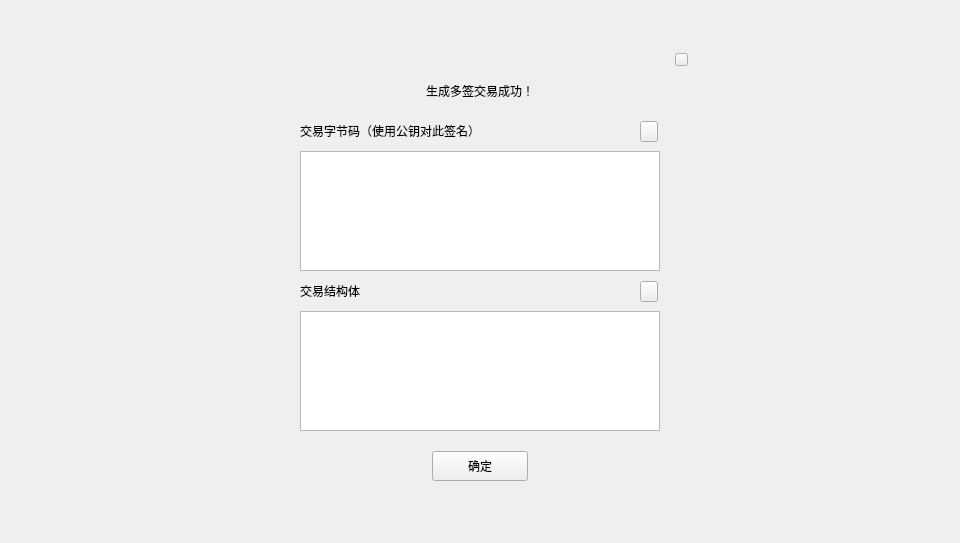
<?xml version="1.0" encoding="UTF-8"?>
<ui version="4.0">
 <class>MultiSigTrxResultDialog</class>
 <widget class="QDialog" name="MultiSigTrxResultDialog">
  <property name="geometry">
   <rect>
    <x>0</x>
    <y>0</y>
    <width>960</width>
    <height>543</height>
   </rect>
  </property>
  <property name="windowTitle">
   <string>Dialog</string>
  </property>
  <widget class="QWidget" name="widget" native="true">
   <property name="geometry">
    <rect>
     <x>0</x>
     <y>0</y>
     <width>960</width>
     <height>543</height>
    </rect>
   </property>
   <property name="WidgetStyle" stdset="0">
    <string>dialogBg</string>
   </property>
   <widget class="QWidget" name="containerWidget" native="true">
    <property name="geometry">
     <rect>
      <x>260</x>
      <y>41</y>
      <width>440</width>
      <height>460</height>
     </rect>
    </property>
    <property name="font">
     <font>
      <family>Microsoft YaHei UI Light</family>
     </font>
    </property>
    <property name="WidgetStyle" stdset="0">
     <string>container</string>
    </property>
    <widget class="QToolButton" name="okBtn">
     <property name="geometry">
      <rect>
       <x>172</x>
       <y>410</y>
       <width>96</width>
       <height>30</height>
      </rect>
     </property>
     <property name="font">
      <font>
       <family>Microsoft YaHei UI Light</family>
      </font>
     </property>
     <property name="cursor">
      <cursorShape>PointingHandCursor</cursorShape>
     </property>
     <property name="focusPolicy">
      <enum>Qt::NoFocus</enum>
     </property>
     <property name="styleSheet">
      <string notr="true"/>
     </property>
     <property name="text">
      <string>确定</string>
     </property>
     <property name="BtnStyle" stdset="0">
      <string>ok</string>
     </property>
    </widget>
    <widget class="QToolButton" name="closeBtn">
     <property name="geometry">
      <rect>
       <x>415</x>
       <y>12</y>
       <width>13</width>
       <height>13</height>
      </rect>
     </property>
     <property name="cursor">
      <cursorShape>PointingHandCursor</cursorShape>
     </property>
     <property name="focusPolicy">
      <enum>Qt::NoFocus</enum>
     </property>
     <property name="styleSheet">
      <string notr="true"/>
     </property>
     <property name="text">
      <string/>
     </property>
     <property name="BtnStyle" stdset="0">
      <string>closeDialog</string>
     </property>
    </widget>
    <widget class="QLabel" name="infoLabel">
     <property name="geometry">
      <rect>
       <x>100</x>
       <y>30</y>
       <width>240</width>
       <height>40</height>
      </rect>
     </property>
     <property name="text">
      <string>生成多签交易成功！</string>
     </property>
     <property name="alignment">
      <set>Qt::AlignCenter</set>
     </property>
     <property name="wordWrap">
      <bool>true</bool>
     </property>
     <property name="textInteractionFlags">
      <set>Qt::LinksAccessibleByMouse|Qt::TextSelectableByMouse</set>
     </property>
    </widget>
    <widget class="QLabel" name="label_2">
     <property name="geometry">
      <rect>
       <x>40</x>
       <y>240</y>
       <width>200</width>
       <height>20</height>
      </rect>
     </property>
     <property name="text">
      <string>交易结构体</string>
     </property>
    </widget>
    <widget class="QTextBrowser" name="trxStructTextBrowser">
     <property name="geometry">
      <rect>
       <x>40</x>
       <y>270</y>
       <width>360</width>
       <height>120</height>
      </rect>
     </property>
    </widget>
    <widget class="QTextBrowser" name="trxCodeTextBrowser">
     <property name="geometry">
      <rect>
       <x>40</x>
       <y>110</y>
       <width>360</width>
       <height>120</height>
      </rect>
     </property>
    </widget>
    <widget class="QLabel" name="label_3">
     <property name="geometry">
      <rect>
       <x>40</x>
       <y>80</y>
       <width>200</width>
       <height>20</height>
      </rect>
     </property>
     <property name="text">
      <string>交易字节码（使用公钥对此签名）</string>
     </property>
    </widget>
    <widget class="QToolButton" name="copyBtn">
     <property name="geometry">
      <rect>
       <x>380</x>
       <y>80</y>
       <width>18</width>
       <height>21</height>
      </rect>
     </property>
     <property name="font">
      <font>
       <family>微软雅黑</family>
      </font>
     </property>
     <property name="cursor">
      <cursorShape>PointingHandCursor</cursorShape>
     </property>
     <property name="focusPolicy">
      <enum>Qt::NoFocus</enum>
     </property>
     <property name="text">
      <string/>
     </property>
     <property name="BtnStyle" stdset="0">
      <string>copy</string>
     </property>
    </widget>
    <widget class="QToolButton" name="copyBtn2">
     <property name="geometry">
      <rect>
       <x>380</x>
       <y>240</y>
       <width>18</width>
       <height>21</height>
      </rect>
     </property>
     <property name="font">
      <font>
       <family>微软雅黑</family>
      </font>
     </property>
     <property name="cursor">
      <cursorShape>PointingHandCursor</cursorShape>
     </property>
     <property name="focusPolicy">
      <enum>Qt::NoFocus</enum>
     </property>
     <property name="text">
      <string/>
     </property>
     <property name="BtnStyle" stdset="0">
      <string>copy</string>
     </property>
    </widget>
   </widget>
  </widget>
 </widget>
 <resources/>
 <connections/>
</ui>
